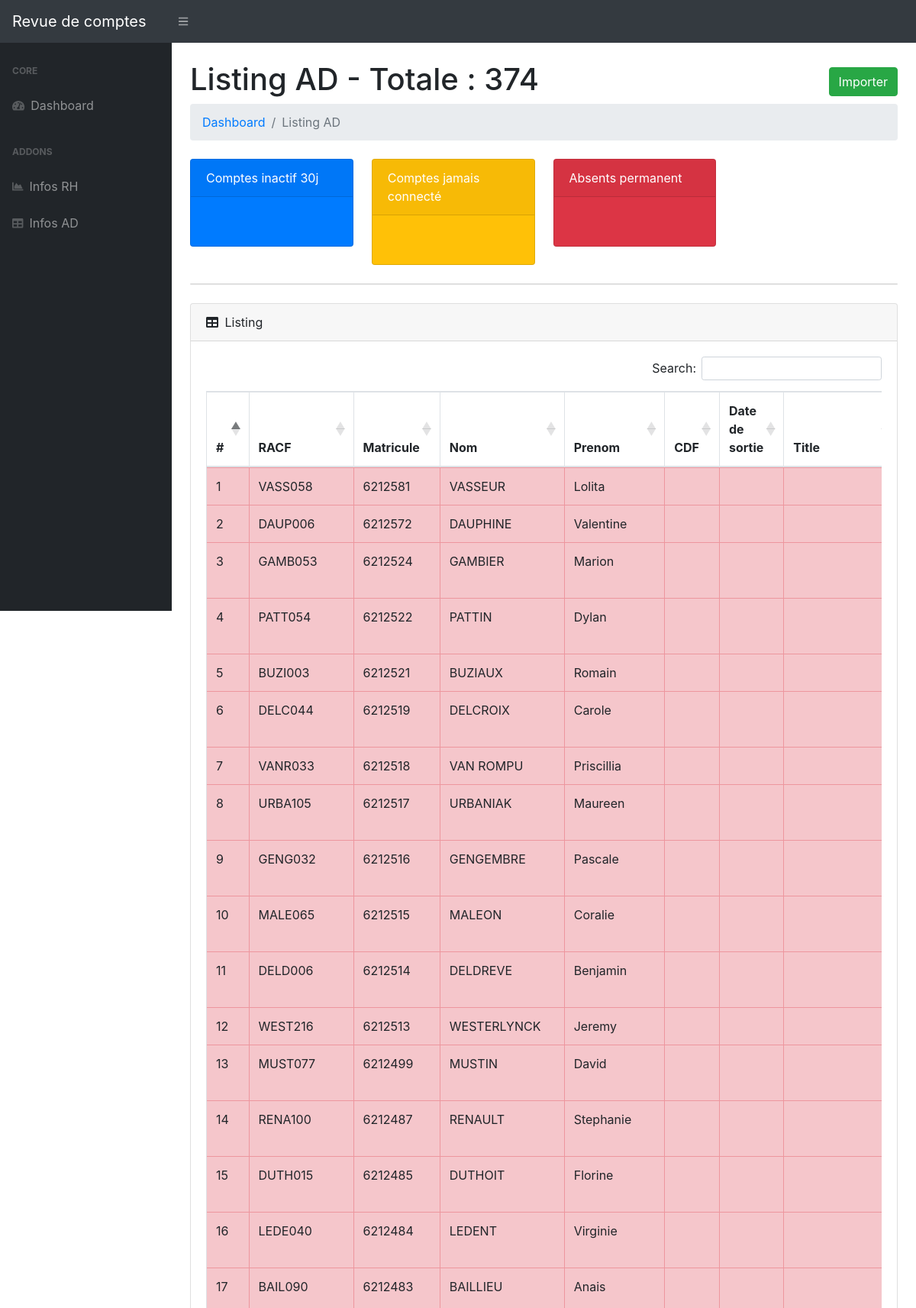
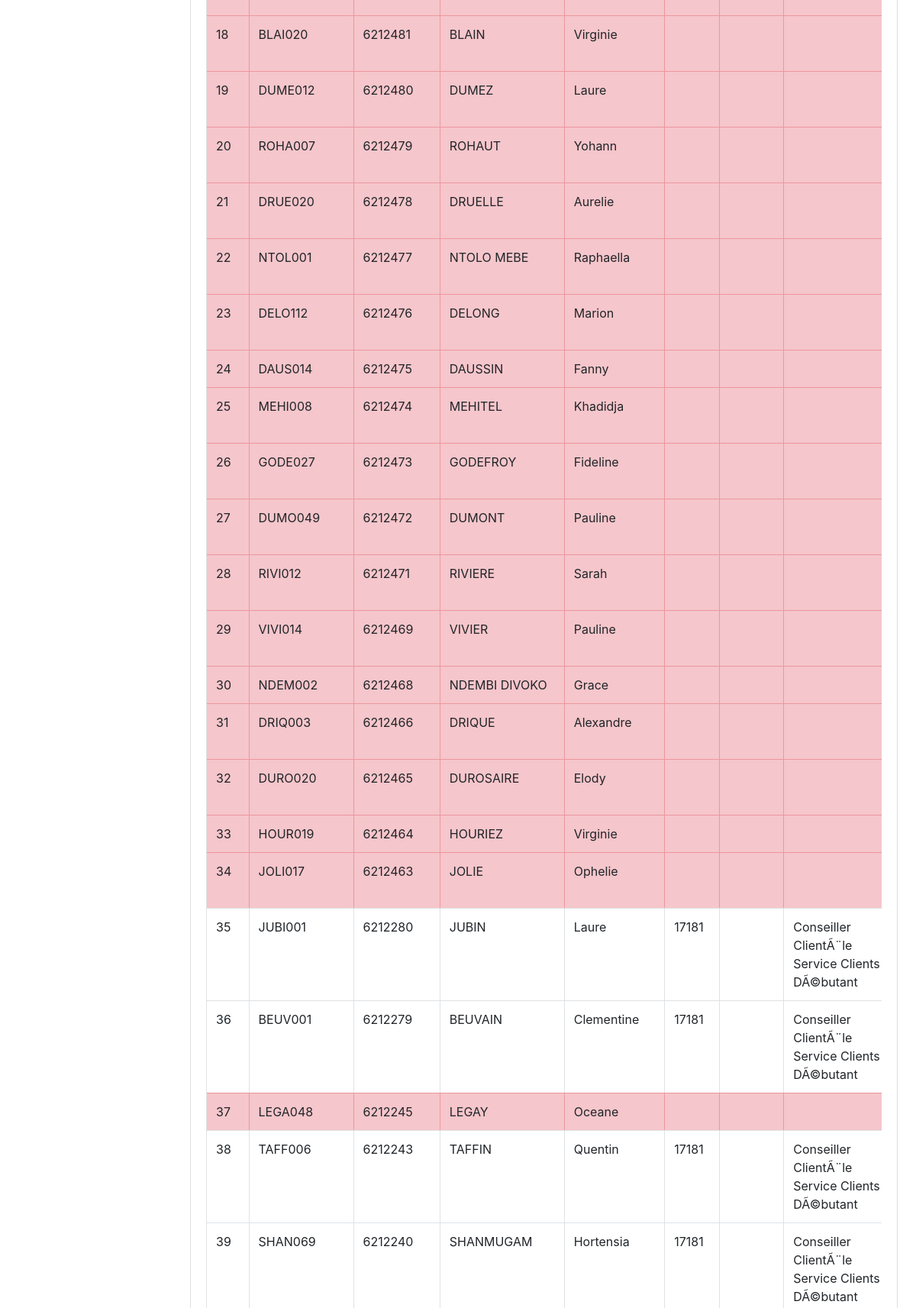
The page /index.php/ad (upper part) on the database its author committed (2 pictures, top to bottom).
### tables this page shows
CREATE TABLE `exportad` (`id`, `employeeID`, `samaccountname`, `givenname`, `sn`, `employeeNumber`, `distinguishedName`, `lastLogon`, `pwdLastSet`, `AccountDisabled`);

CREATE TABLE `exportrem` (`id`, `Matricule`, `Nom_usuel`, `Nom_de_naissance`, `Prenom`, `Libelle_Emploi_Contractuel`, `Date_de_sortie_adm`, `UO_Analytique`);

### application/controllers/ad.php (called while the page is built, shortened)
<?php
class Ad extends CI_Controller {
    function __construct() {
        $this->load->model('Rh_models', 'models');
        $this->load->library('Csvimport');
    }
    public function index(){
        $data = array();
        $data['members'] = $this->models->getRowsAD();
        $array = array('returnType' => 'count');
        $data['count'] =  $this->models->getRowsAD($array);
        $data['breadcrumb'] = "Compte AD";
        $data['_view'] = 'ad/index';
        $this->load->view('layouts/main2',$data);
    }
}

### index.php (called while the page is built, shortened)
<?php
require_once BASEPATH.'core/CodeIgniter.php';

### application/models/Rh_models.php (called while the page is built, shortened)
<?php
class Rh_models extends CI_Model{
    function __construct() {
        $this->tableAD = 'exportad';
        $this->tableRH = 'exportrem';
    }
    public function getRowsAD($params = array()){
        $this->db->select('*');
        $this->db->from($this->tableAD);
        if(array_key_exists("returnType",$params) && $params['returnType'] == 'count'){
            $result = $this->db->count_all_results();
        }else{
            if(array_key_exists("employeeID", $params)){
                $this->db->where('employeeID', $params['employeeID']);
                $query = $this->db->get();
                $result = $query->row_array();
            }
			else{
                $this->db->order_by('employeeID', 'desc');
                $query = $this->db->get();
                $result = ($query->num_rows() > 0)?$query->result_array():FALSE;
            }
        }
        return $result;
    }
    public function getRowsRH($params = array()){
        $this->db->select('*');
        $this->db->from($this->tableRH);
        if(array_key_exists("returnType",$params) && $params['returnType'] == 'count'){
            $result = $this->db->count_all_results();
        }else{
            if(array_key_exists("Matricule", $params)){
                $this->db->where('Matricule', $params['Matricule']);
                $query = $this->db->get();
                $result = $query->row_array();
            }
        }
        return $result;
    }
}

### application/views/ad/index.php (the view, shortened to what this page needs)
               <div class="container-fluid">
                   <h1 class="mt-4">Listing AD - Totale : <?php echo $count; ?>
	<div class="float-right">
				<a href="javascript:void(0);" class="btn btn-success" onclick="formToggle('importFrm');"><i class="plus"></i> Importer</a>
			</div>
	</h1>
                   <ol class="breadcrumb mb-4">
                       <li class="breadcrumb-item"><a href="<?php echo site_url() ?>">Dashboard</a></li>
                       <li class="breadcrumb-item active">Listing AD</li>
                   </ol>
	<div class="row">
                       <div class="col-xl-3 col-md-6">
                           <div class="card bg-primary text-white mb-4">
                               <div class="card-header">Comptes inactif 30j</div>
                               <div class="card-body text-center"><h1 class="mt-4"><?php echo $inactiveAccount; ?></h1></div>
                           </div>
                       </div>
                       <div class="col-xl-3 col-md-6">
                           <div class="card bg-warning text-white mb-4">
                               <div class="card-header">Comptes jamais connecté</div>
                               <div class="card-body text-center"><h1 class="mt-4"><?php echo $lastLogon; ?></h1></div>
                           </div>
                       </div>
                       <div class="col-xl-3 col-md-6">
                           <div class="card bg-danger text-white mb-4">
                               <div class="card-header">Absents permanent</div>
				<div class="card-body text-center"><h1 class="mt-4"><?php echo $absents; ?></h1></div>
                           </div>
                       </div>
                   </div>
	<div class="card mb-4">
                   </div>
                   <div class="card mb-4">
                       <div class="card-header">
                           <i class="fas fa-table mr-1"></i>
                           Listing
                       </div>
                       <div class="card-body">
                           <div class="table-responsive">
                               <table class="table table-bordered" width="100%" cellspacing="0">
				    <thead>
						<tr>
							<th>#</th>
							<th>RACF</th>
							<th>Matricule</th>
							<th>Nom</th>
							<th>Prenom</th>
							<th>CDF</th>
							<th>Date de sortie</th>
							<th>Title</th>
						</tr>
					</thead>
					<tbody>
						<?php if(!empty($members)){
							$i=1;
							$absent=0;
							foreach($members as $row){
								$array = array("Matricule" => $row['employeeID']);
								$result =  $this->models->getRowsRH($array);
								if ($result['Date_de_sortie_adm'] != "" || $result['UO_Analytique'] == "" || $row['AccountDisabled'] == "1"){ echo '<tr class="table-danger">'; }
								if ($result['UO_Analytique'] == "17121"){ echo '<tr class="bg-danger">'; $absent++;}
									echo'<td>'.$i++.'</td>
									<td>'.strtoupper($row["samaccountname"]).'</td>
									<td>'.$row["employeeID"].'</td>
									<td>'.utf8_decode(strtoupper($row["sn"])).'</td>
									<td>'.utf8_decode(Ucfirst($row["givenname"])).'</td>
									<td>'.(($result['UO_Analytique']=="17121")?"Abs Perm":$result['UO_Analytique']).'</td>
									<td>'.$result["Date_de_sortie_adm"].'</td>
									<td>'.utf8_decode($result["Libelle_Emploi_Contractuel"]).'</td>
									<td>'.$row["lastLogon"].'</td>
									<td>'.$row["AccountDisabled"].'</td>
								</tr>';
							}
						} else {
							echo ('<tr><td colspan="9">No member(s) found...</td></tr>');
						}
						?>
					</tbody>
				</table>
			</div>
		</div>
	</div>
</div>

### application/views/layouts/main2.php (shortened to what this page needs)
<!DOCTYPE html>
<html lang="en">
    <head>
        <link href="<?php echo site_url('assets/css/styles.css'); ?>" rel="stylesheet" />
        <link href="https://cdn.datatables.net/1.10.20/css/dataTables.bootstrap4.min.css" rel="stylesheet" />
    </head>
    <body class="sb-nav-fixed">
        <nav class="sb-topnav navbar navbar-expand navbar-dark bg-dark">
            <a class="navbar-brand" href="<?php echo site_url() ?>"><?php echo $this->config->item('site_name'); ?></a>
            <button class="btn btn-link btn-sm order-1 order-lg-0" id="sidebarToggle" href="#"><i class="fas fa-bars"></i></button>
        </nav>
        <div id="layoutSidenav">
            <div id="layoutSidenav_nav">
                <nav class="sb-sidenav accordion sb-sidenav-dark" id="sidenavAccordion">
                    <div class="sb-sidenav-menu">
                        <div class="nav">
                            <div class="sb-sidenav-menu-heading">Core</div>
                            <a class="nav-link" href="<?php echo site_url() ?>Dashboard">
                                <div class="sb-nav-link-icon"><i class="fas fa-tachometer-alt"></i></div>
                                Dashboard
                            </a>
                            <div class="sb-sidenav-menu-heading">Addons</div>
                            <a class="nav-link" href="<?php echo site_url() ?>rh">
                                <div class="sb-nav-link-icon"><i class="fas fa-chart-area"></i></div>
                                Infos RH
                            </a>
                            <a class="nav-link" href="<?php echo site_url() ?>ad">
                                <div class="sb-nav-link-icon"><i class="fas fa-table"></i></div>
                                Infos AD
                            </a>
                        </div>
                    </div>
                </nav>
            </div>
            <div id="layoutSidenav_content">
                <main>
                    <?php
						if(isset($_view) && $_view)
							$this->load->view($_view);
					?>
                </main>
            </div>
        </div>
    </body>
</html>

### rows shown on the page
exportad: samaccountname "VASS058", employeeID "6212581", sn "VASSEUR", givenname "Lolita"
exportad: samaccountname "DAUP006", employeeID "6212572", sn "DAUPHINE", givenname "Valentine"
exportad: samaccountname "GAMB053", employeeID "6212524", sn "GAMBIER", givenname "Marion"
exportad: samaccountname "PATT054", employeeID "6212522", sn "PATTIN", givenname "Dylan"
exportad: samaccountname "BUZI003", employeeID "6212521", sn "BUZIAUX", givenname "Romain"
exportad: samaccountname "DELC044", employeeID "6212519", sn "DELCROIX", givenname "Carole"
exportad: samaccountname "VANR033", employeeID "6212518", sn "VAN ROMPU", givenname "Priscillia"
exportad: samaccountname "URBA105", employeeID "6212517", sn "URBANIAK", givenname "Maureen"
exportad: samaccountname "GENG032", employeeID "6212516", sn "GENGEMBRE", givenname "Pascale"
exportad: samaccountname "MALE065", employeeID "6212515", sn "MALEON", givenname "Coralie"
exportad: samaccountname "DELD006", employeeID "6212514", sn "DELDREVE", givenname "Benjamin"
exportad: samaccountname "WEST216", employeeID "6212513", sn "WESTERLYNCK", givenname "Jeremy"
exportad: samaccountname "MUST077", employeeID "6212499", sn "MUSTIN", givenname "David"
exportad: samaccountname "RENA100", employeeID "6212487", sn "RENAULT", givenname "Stephanie"
exportad: samaccountname "DUTH015", employeeID "6212485", sn "DUTHOIT", givenname "Florine"
exportad: samaccountname "LEDE040", employeeID "6212484", sn "LEDENT", givenname "Virginie"
exportad: samaccountname "BAIL090", employeeID "6212483", sn "BAILLIEU", givenname "Anais"
exportad: samaccountname "BLAI020", employeeID "6212481", sn "BLAIN", givenname "Virginie"
exportad: samaccountname "DUME012", employeeID "6212480", sn "DUMEZ", givenname "Laure"
exportad: samaccountname "ROHA007", employeeID "6212479", sn "ROHAUT", givenname "Yohann"
exportad: samaccountname "DRUE020", employeeID "6212478", sn "DRUELLE", givenname "Aurelie"
exportad: samaccountname "NTOL001", employeeID "6212477", sn "NTOLO MEBE", givenname "Raphaella"
exportad: samaccountname "DELO112", employeeID "6212476", sn "DELONG", givenname "Marion"
exportad: samaccountname "DAUS014", employeeID "6212475", sn "DAUSSIN", givenname "Fanny"
exportad: samaccountname "MEHI008", employeeID "6212474", sn "MEHITEL", givenname "Khadidja"
exportad: samaccountname "GODE027", employeeID "6212473", sn "GODEFROY", givenname "Fideline"
exportad: samaccountname "DUMO049", employeeID "6212472", sn "DUMONT", givenname "Pauline"
exportad: samaccountname "RIVI012", employeeID "6212471", sn "RIVIERE", givenname "Sarah"
exportad: samaccountname "VIVI014", employeeID "6212469", sn "VIVIER", givenname "Pauline"
exportad: samaccountname "NDEM002", employeeID "6212468", sn "NDEMBI DIVOKO", givenname "Grace"
exportad: samaccountname "DRIQ003", employeeID "6212466", sn "DRIQUE", givenname "Alexandre"
exportad: samaccountname "DURO020", employeeID "6212465", sn "DUROSAIRE", givenname "Elody"
exportad: samaccountname "HOUR019", employeeID "6212464", sn "HOURIEZ", givenname "Virginie"
exportad: samaccountname "JOLI017", employeeID "6212463", sn "JOLIE", givenname "Ophelie"
exportad: samaccountname "JUBI001", employeeID "6212280", sn "JUBIN", givenname "Laure", exportrem.UO_Analytique "17181", exportrem.Libelle_Emploi_Contractuel "Conseiller ClientÃ¨le Service Clients DÃ©butant"
exportad: samaccountname "BEUV001", employeeID "6212279", sn "BEUVAIN", givenname "Clementine", exportrem.UO_Analytique "17181", exportrem.Libelle_Emploi_Contractuel "Conseiller ClientÃ¨le Service Clients DÃ©butant"
exportad: samaccountname "LEGA048", employeeID "6212245", sn "LEGAY", givenname "Oceane"
exportad: samaccountname "TAFF006", employeeID "6212243", sn "TAFFIN", givenname "Quentin", exportrem.UO_Analytique "17181", exportrem.Libelle_Emploi_Contractuel "Conseiller ClientÃ¨le Service Clients DÃ©butant"
exportad: samaccountname "SHAN069", employeeID "6212240", sn "SHANMUGAM", givenname "Hortensia", exportrem.UO_Analytique "17181", exportrem.Libelle_Emploi_Contractuel "Conseiller ClientÃ¨le Service Clients DÃ©butant"

### other values the page prints
$this->config->item('site_name') "Revue de comptes"
$count "374"
